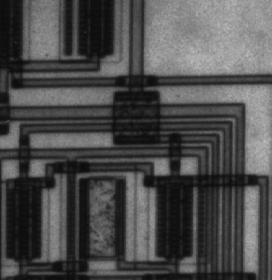
#> input picture ThirdYear/FirstTerm/ImageProcessing/Labs/lab4/lab5/Lab_Edge_Detection_STD/circuit.tif, 272 x 280 px
$ jupyter execute Lab_Edge_Detection_STD.ipynb   (shell and % lines are left out)
#> lines starting #> are read from the running program, lines starting #| are printed output that depends on the picture; after the words box and inside, x2 and y2 are one past the last pixel; in counts of white or black regions, pixels touching at a corner belong together
# Lab 4 - part2
### Edge Detection

https://github.com/scikit-image/scikit-image/blob/master/skimage/filters/edges.py

http://scikit-image.org/docs/0.11.x/auto_examples/plot_edge_filter.html

http://scikit-image.org/docs/dev/auto_examples/edges/plot_canny.html

[cell 1]
from cv2 import Canny
from commonfunctions import rgb2gray
import numpy as np
from scipy.ndimage import generic_filter
import skimage as sk
import matplotlib as plt
from skimage import io

[cell 2]
'''
1. Built-in Sobel, Prewill, Roberts, Canny
2. Custom Sobel (V-H-Both)
3. Custom LoG
'''

[cell 3]
# 1. Built-in Sobel, Prewill, Roberts, Canny

# reading the image.
img = io.imread('circuit.tif')
#> img is the input picture: shape (280, 272); min 12, max 191, mean 76.3
io.imshow(img)
io.show()

# applying sobel filter

sobelHorizontalEdges = sk.filters.sobel_h(img)
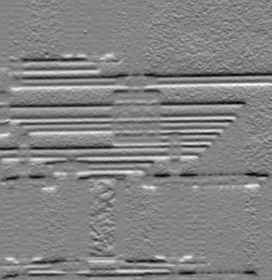
#> sobelHorizontalEdges: shape (280, 272) float64; min -0.287, max 0.268, mean -0.00183; drawn with min black and max white

# fala7 bs 3auz angz
print('                              horizontal sobel')
io.imshow(sobelHorizontalEdges, cmap = plt.cm.gray)
io.show()

print('                              vertical sobel')
sobelVerticalEdges = sk.filters.sobel_v(img)
io.imshow(sobelVerticalEdges, cmap = plt.cm.gray)
io.show()

print('                               sobel')
sobelEdges = sk.filters.sobel(img)
io.imshow(sobelEdges, cmap = plt.cm.gray)
io.show()

[cell 4]
# applying prewitt
perwittEdges = sk.filters.prewitt(img)
io.imshow(perwittEdges)
io.show()

[cell 5]
# applying roberts
robertEdges = sk.filters.roberts(img)
io.imshow(robertEdges, cmap= plt.cm.gray)
io.show()

[cell 6]
# applying canny with different thresholds
cannyEdges = sk.feature.canny(img, low_threshold=10, high_threshold=80, sigma=1.4)
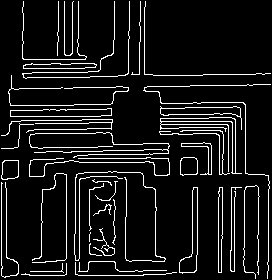
#> cannyEdges: shape (280, 272) bool; 8.9% white in thin lines or dots
io.imshow(cannyEdges)
io.show()

cannyEdges =sk.feature.canny(img, low_threshold=70, high_threshold=100, sigma=0.7)
#> cannyEdges: shape (280, 272) bool; 9.1% white in thin lines or dots
io.imshow(cannyEdges)
io.show()

# as we increase the thresholds as the details are not detected,
# this happens because the values which are below the lower threshold
# are considered not an edge and the values which are above the higher threshold
# are considered strong edge, but since here we set very high threshold there will be very low
# or maybe no strong edge, and the values in between are detected depending on the values in between
# as if the pixel is set between two edges then it can be considered a new edge else
# it is considered not an edge.

[cell 7]
# creating custom sobel
# applying the logic manually ...
#1- creating our filters
hy = [[-1, 0, 1],
      [-2, 0, 2],
      [-1, 0, 1]]

hx = [[-1, -2, -1],
      [0, 0, 0],
      [-1, 2, 1]]

img = io.imread('circuit.tif')

# creating 2 images one for x and one for y
imgx= img.copy()
imgy= img.copy()


# getting the number of rows and columns
rows = img.shape[0]
#> rows = 280
cols = img.shape[1]
#> cols = 272


# 2- for each 3*3 window multiply the two filters and store the result in the central pixel
for r in range (rows - 2):
      for c in range (cols - 2):
            # each 3 * 3 window should be multiplyied by the filter
            # applying convolution
            g = img[r : r+3, c : c+3] * hy
            g2 = (img[r : r+3,c : c+3] * hx)
            cnt1 = 0
            cnt2 = 0
            for i in range(len(g2)):
                  for j in range (len (g2)):
                        cnt1 += g[i][j]
                        cnt2 += g2[i][j]
            # putting the result in the center pixel
            imgy[r + 1][c + 1] = cnt1
            imgx[r + 1][c + 1] = cnt2
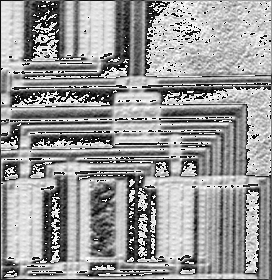
#> imgx: shape (280, 272); min 0, max 255, mean 152.7
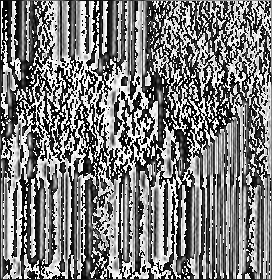
#> imgy: shape (280, 272); min 0, max 255, mean 123.8
final_image = None
final_image = img.copy()
for r in range (rows):
      for c in range (cols ):
            final_image[r][c] = np.sqrt(pow(imgx[r][c], 2) + pow(imgy[r][c], 2))
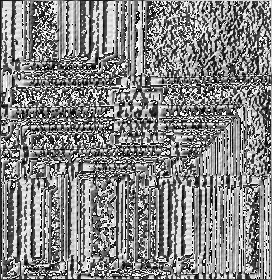
#> final_image: shape (280, 272); min 0, max 255, mean 133.1

print(final_image.shape)
#| (280, 272)

# applying the thresholding
for r in range (rows):
      for c in range (cols):
            if(final_image[r][c] > 150):
                  final_image[r][c] = 1 # above this threshold should be visible
            else:
                  final_image[r][c] = 0 # and the other should disapper
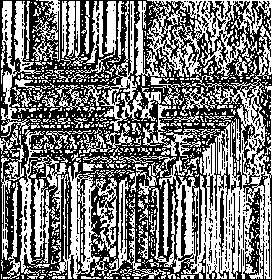
#> final_image: shape (280, 272); values 0 (black) and 1 (white), 47.2% white; 738 white regions (648 under 20 px), largest, box (x1, y1, x2, y2) and area: (116, 0, 272, 279) 14862, (49, 162, 117, 279) 2586, (19, 130, 69, 279) 2448

print(final_image)
#> (printed output is left out)
io.imshow(imgx, cmap = plt.cm.Greys)
io.show()
io.imshow(imgy, cmap = plt.cm.Greys)
io.show()
io.imshow(final_image, cmap = plt.cm.Greys)
io.show()

[cell 8]
from scipy.signal import convolve2d
# 2- custom sobel applying the logic using functions
hx = np.array([[-1,-2,-1], [0,0,0], [1,2,1]])
hy = np.array([[-1,0,1], [-2,0,2], [-1,0,1]])

# applying convolution
imgx = convolve2d(img , hx)
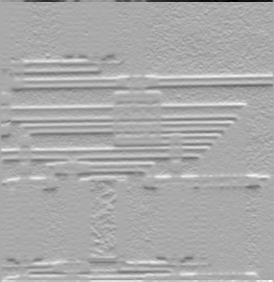
#> imgx: shape (282, 274) int64; min -681, max 340, mean 0; drawn with min black and max white
imgy = convolve2d(img , hy)
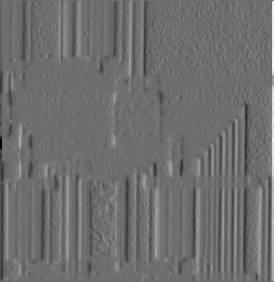
#> imgy: shape (282, 274) int64; min -523, max 681, mean 0; drawn with min black and max white

# creating new image and filling it with the final values
final_image = np.sqrt(np.square(imgx) + np.square(imgy))
#> final_image: shape (282, 274) float64

#applying the threshold on the image
thresholdedImage = final_image > 100
#> thresholdedImage: shape (282, 274) bool; 22.7% white; 378 white regions (323 under 20 px), largest, box (x1, y1, x2, y2) and area: (23, 0, 274, 282) 4526, (0, 120, 114, 282) 1494, (75, 172, 167, 264) 1400

# printing the vertical, horizontal and the final image
io.imshow(imgx, cmap = plt.cm.Greys)
io.show()
io.imshow(imgy, cmap = plt.cm.Greys)
io.show()
io.imshow(thresholdedImage, cmap = plt.cm.Greys)
io.show()

[cell 9]
#this is another way to apply sobel using the genaric function.
# Apply the Sobel operator
def sobel_filter(targetImage):
    return (np.abs((targetImage[0] + 2 * targetImage[1] + targetImage[2]) - (targetImage[6] + 2 * targetImage[7] + targetImage[8])) + # here we use the horizontal.
            np.abs((targetImage[2] + 2 * targetImage[6] + targetImage[7]) - (targetImage[0] + 2 * targetImage[3] + targetImage[6]))) # here we use the vertical.

# here we apply on the "img" the "filter" with "window size"
G = generic_filter(img, sobel_filter, (3, 3))
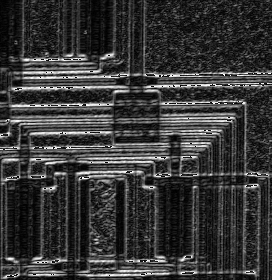
#> G: shape (280, 272); min 0, max 255, mean 55.4
io.imshow(G)
io.show()

[cell 10]
# 3. Custom LoG
thres=0.1 # as we increase this value we can get better values using f1 but worst values using f2
img = io.imread(
    'circuit.tif'
)

# applying gauss filter
img2 = sk.filters.gaussian(img, sigma= 0.6)
io.imshow(img2)
io.show()

# creating two types of LOG filters
f1 = np.array([
    [ -1.0, -1.0, -1.0],
    [ -1.0, 8.0, -1.0],
    [ -1.0, -1.0, -1.0]
])

f2 = np.array([
    [ 0, 1.0, 0],
    [ 1.0, -4.0, 1.0],
    [ 0, 1.0, 0]
])
# applying convolution
logf1 = convolve2d(img2, f1)
logf2 = convolve2d(img2, f2)

# I printed them to know how to set the threshold
# print(logf1)
# print(logf2)

# applying thresholding
logf1 = logf1 > abs(thres)
#> logf1: shape (282, 274) bool; 14.8% white in thin lines or dots
logf2 = logf2 > abs(thres * 0.3) # to get better values for it decrease the threshold
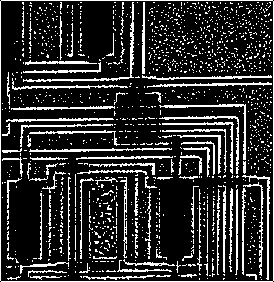
#> logf2: shape (282, 274) bool; 18% white in thin lines or dots

# printing the output
io.imshow(logf1)
io.show()
io.imshow(logf2 )
io.show()

[cell 11]
'''
Optional
1-Make edge detection
2-Multiply by factor < 1
3-Subtract (Orginal Image) - (Edge Detection Image)
'''

[cell 12]
# printing the image
io.imshow(img)
io.show()
# make edge detection
imgy = sk.filters.sobel(img)

# multiply by factor < 1
for i in range(imgy.shape[0]):
    for j in range(imgy.shape[1]):
        imgy[i][j] *= 0.2
#> imgy: shape (280, 272) float64

# subtracting org - edge
for i in range(imgy.shape[0]):
    for j in range(imgy.shape[1]):
        img[i][j] -= imgy[i][j]

# printing the image
io.imshow(img, cmap = plt.cm.gray)
io.show()
